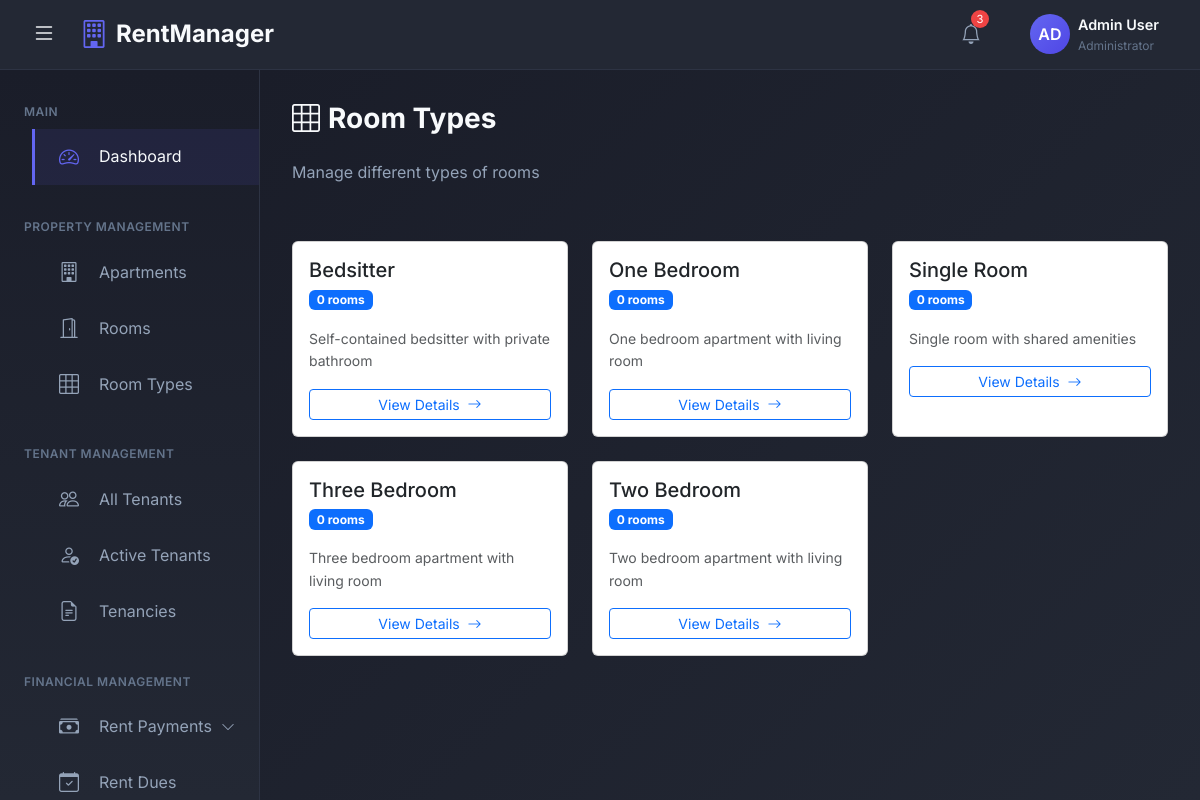
The page /room-types/ (signed in) on the database its author committed.
### rental_app/models.py (models this page shows, shortened)
class RoomType(models.Model):
    ROOM_CHOICES = (
        ('bedsitter', 'Bedsitter'),
        ('single_room', 'Single Room'),
        ('one_bedroom', 'One Bedroom'),
        ('two_bedroom', 'Two Bedroom'),
        ('three_bedroom', 'Three Bedroom'),
    )
    name = models.CharField(max_length=50, choices=ROOM_CHOICES)
    description = models.TextField(blank=True)

### rental_app/views.py (the view)
# urls.py: path('room-types/', views.room_type_list, name='room_type_list'),
@login_required
def room_type_list(request):
    room_types = RoomType.objects.annotate(
        total_rooms=Count('room', filter=Q(room__apartment__owner=request.user))
    ).order_by('name')
    context = {
        'room_types': room_types,
    }
    return render(request, 'room_types/room_type_list.html', context)

### templates/room_types/room_type_list.html (shortened to what this page needs)
{% extends 'admin_base.html' %}
{% block content %}
<div class="page-header d-flex justify-content-between align-items-center mb-4">
    <div>
        <h1 class="page-title">
            <i class="bi bi-grid-3x3 me-2"></i>Room Types
        </h1>
        <p class="page-subtitle">Manage different types of rooms</p>
    </div>
</div>
<div class="row">
    {% for room_type in room_types %}
    <div class="col-lg-4 col-md-6 mb-4">
        <div class="card h-100 hover-shadow">
            <div class="card-body">
                <div class="d-flex justify-content-between align-items-start mb-3">
                    <div>
                        <h5 class="card-title mb-1">{{ room_type.get_name_display }}</h5>
                        <span class="badge bg-primary">{{ room_type.total_rooms }} rooms</span>
                    </div>
                </div>
                {% if room_type.description %}
                <p class="text-muted small">{{ room_type.description|truncatewords:20 }}</p>
                {% else %}
                <p class="text-muted small fst-italic">No description provided</p>
                {% endif %}
                <div class="mt-3">
                    <a href="{% url 'room_type_detail' room_type.pk %}" class="btn btn-sm btn-outline-primary w-100">
                        View Details <i class="bi bi-arrow-right ms-1"></i>
                    </a>
                </div>
            </div>
        </div>
    </div>
    {% endfor %}
</div>
{% endblock %}

### templates/admin_base.html (style rules this page uses)
:root { --sidebar-width: 260px; --header-height: 70px; --primary-color: #1a1d29; --secondary-color: #232834; --accent-color: #6366f1; --accent-hover: #4f46e5; --text-primary: #f8fafc; --text-secondary: #94a3b8; --text-muted: #64748b; --border-color: #2d3343; --card-bg: #232834; --success-color: #10b981; --warning-color: #f59e0b; --danger-color: #ef4444; --bg-gradient: linear-gradient(135deg, #1a1d29 0%, #232834 100%); --sidebar-gradient: linear-gradient(180deg, #1a1d29 0%, #232834 100%); }
* { margin: 0; padding: 0; box-sizing: border-box; }
body { font-family: 'Inter', -apple-system, BlinkMacSystemFont, 'Segoe UI', Roboto, sans-serif; background-color: var(--primary-color); color: var(--text-primary); overflow-x: hidden; line-height: 1.6; font-weight: 400; }
.page-title { font-size: 1.75rem; font-weight: 700; color: var(--text-primary); margin-bottom: 1.5rem; }
.page-subtitle { font-size: 1rem; color: var(--text-secondary); margin-bottom: 2rem; }
.main-content > * { animation: fadeIn 0.5s ease-out; }

### templates/room_types/room_type_list.html (style rules this page uses)
.hover-shadow { transition: all 0.3s ease; }

### rows shown on the page
RoomType: name "Bedsitter", total_rooms "0", description "Self-contained bedsitter with private bathroom"
RoomType: name "One Bedroom", total_rooms "0", description "One bedroom apartment with living room"
RoomType: name "Single Room", total_rooms "0", description "Single room with shared amenities"
RoomType: name "Three Bedroom", total_rooms "0", description "Three bedroom apartment with living room"
RoomType: name "Two Bedroom", total_rooms "0", description "Two bedroom apartment with living room"
